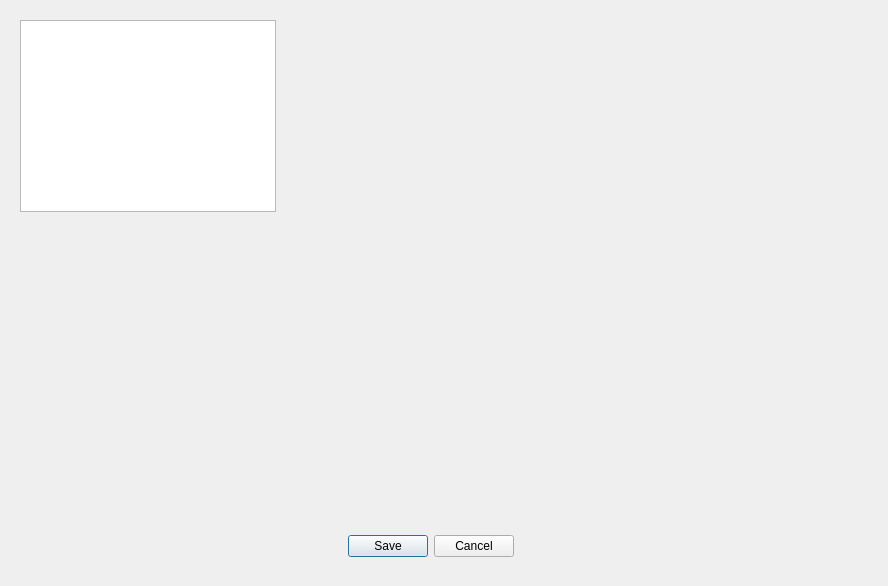
<?xml version="1.0" encoding="UTF-8"?>
<ui version="4.0">
 <class>View_DB_Sokrat3</class>
 <widget class="QDialog" name="View_DB_Sokrat3">
  <property name="geometry">
   <rect>
    <x>0</x>
    <y>0</y>
    <width>888</width>
    <height>586</height>
   </rect>
  </property>
  <property name="windowTitle">
   <string>Dialog</string>
  </property>
  <widget class="QDialogButtonBox" name="buttonBox">
   <property name="geometry">
    <rect>
     <x>260</x>
     <y>530</y>
     <width>341</width>
     <height>32</height>
    </rect>
   </property>
   <property name="orientation">
    <enum>Qt::Horizontal</enum>
   </property>
   <property name="standardButtons">
    <set>QDialogButtonBox::Cancel|QDialogButtonBox::Save</set>
   </property>
   <property name="centerButtons">
    <bool>true</bool>
   </property>
  </widget>
  <widget class="QTreeView" name="treeView">
   <property name="geometry">
    <rect>
     <x>20</x>
     <y>20</y>
     <width>256</width>
     <height>192</height>
    </rect>
   </property>
  </widget>
 </widget>
 <resources/>
 <connections>
  <connection>
   <sender>buttonBox</sender>
   <signal>accepted()</signal>
   <receiver>View_DB_Sokrat3</receiver>
   <slot>accept()</slot>
   <hints>
    <hint type="sourcelabel">
     <x>248</x>
     <y>254</y>
    </hint>
    <hint type="destinationlabel">
     <x>157</x>
     <y>274</y>
    </hint>
   </hints>
  </connection>
  <connection>
   <sender>buttonBox</sender>
   <signal>rejected()</signal>
   <receiver>View_DB_Sokrat3</receiver>
   <slot>reject()</slot>
   <hints>
    <hint type="sourcelabel">
     <x>316</x>
     <y>260</y>
    </hint>
    <hint type="destinationlabel">
     <x>286</x>
     <y>274</y>
    </hint>
   </hints>
  </connection>
 </connections>
</ui>
